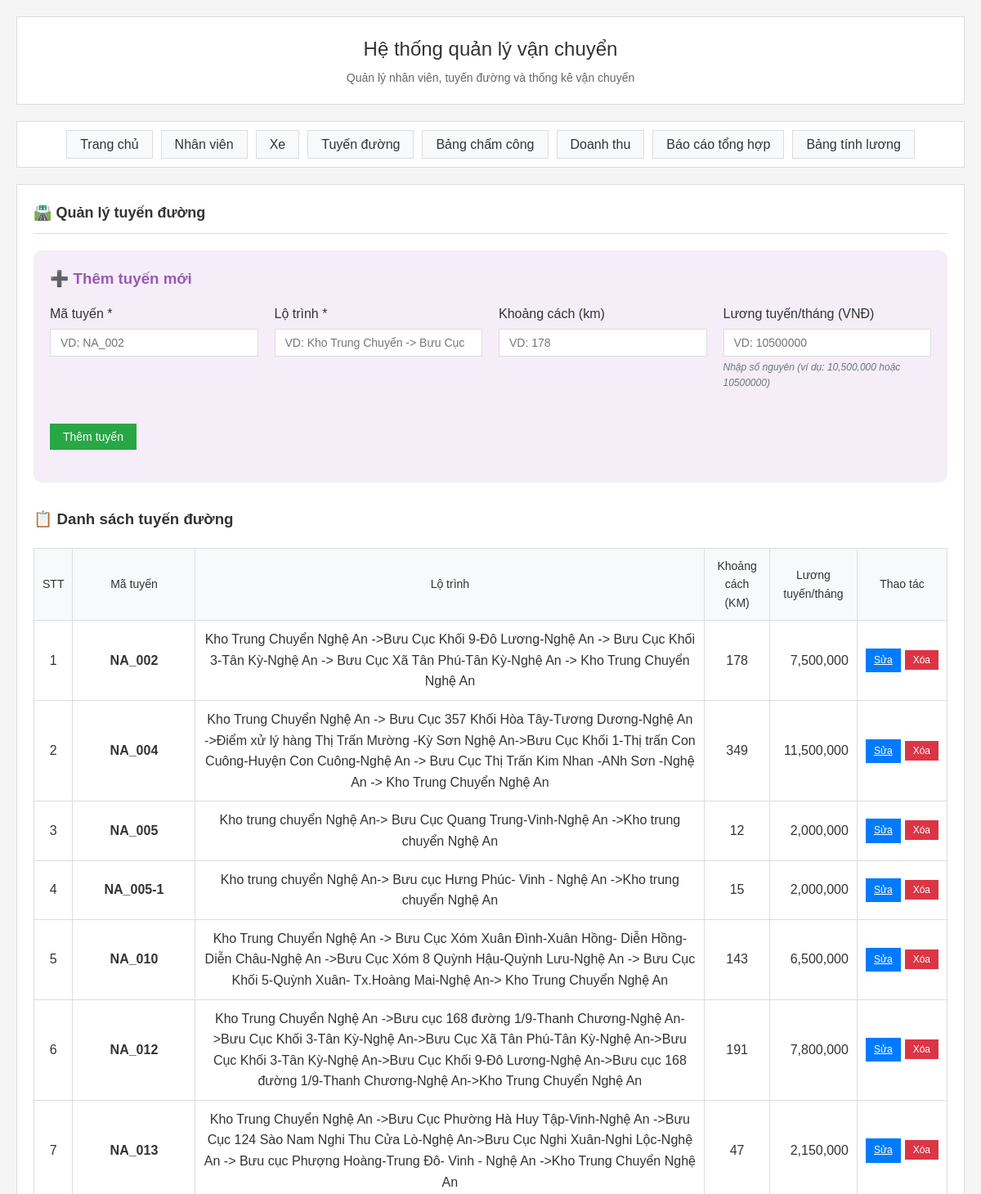
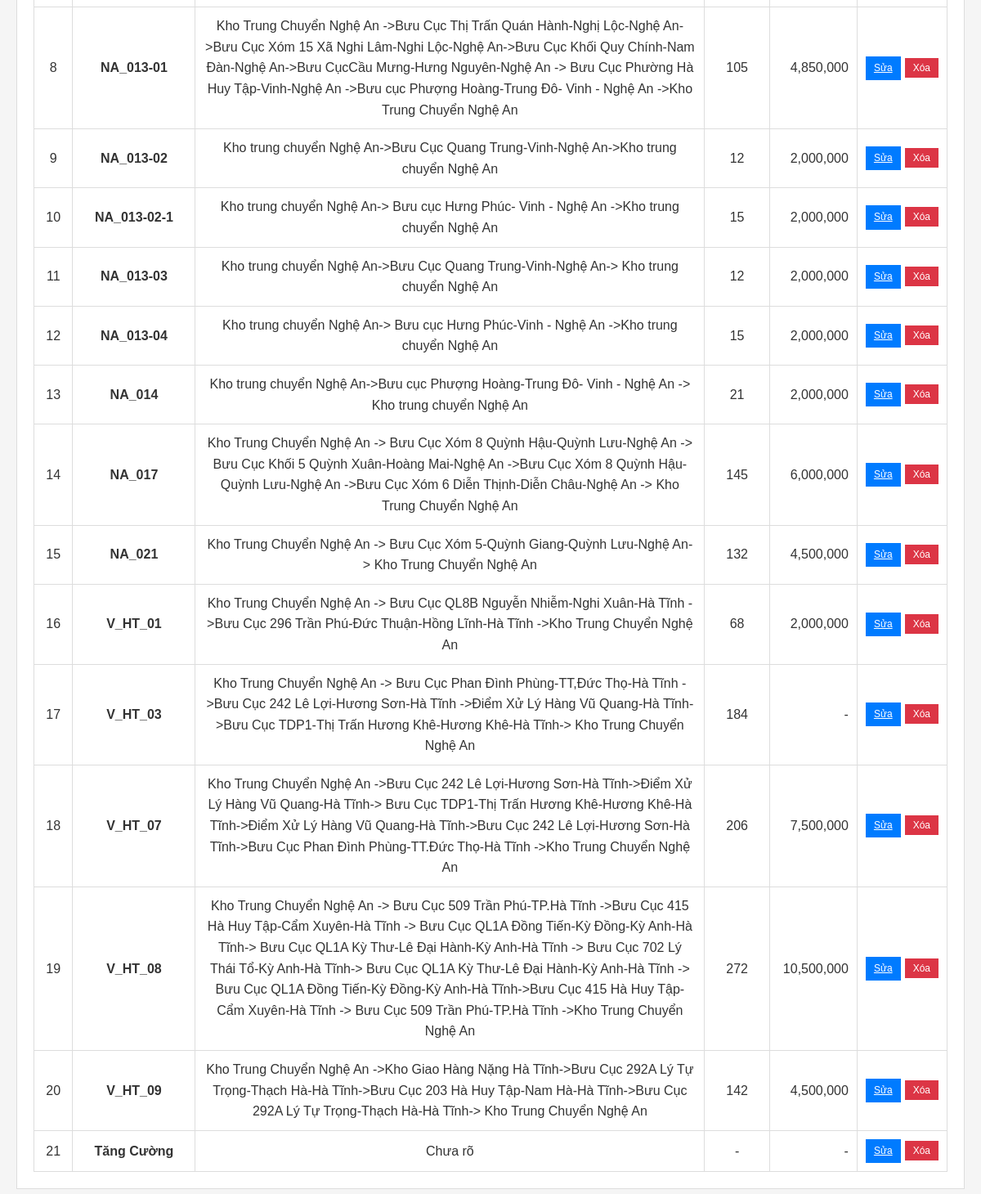
/routes, run on the app's committed database (2 pictures, top to bottom).
### main.py (models this page shows)
class Route(Base):
    __tablename__ = "routes"
    id = Column(Integer, primary_key=True, index=True)
    route_code = Column(String, nullable=False)  # NA_002, NA_004, etc.
    route_name = Column(String, nullable=False)
    distance = Column(Float)  # KM/Chuyến
    unit_price = Column(Float)  # Đơn giá
    monthly_salary = Column(Float)  # Lương tuyến/tháng
    vehicle_id = Column(Integer, ForeignKey("vehicles.id"), nullable=True)
    is_active = Column(Integer, default=1)
    status = Column(Integer, default=1)  # 1: Active, 0: Inactive
    created_at = Column(DateTime, default=datetime.utcnow)
    vehicle = relationship("Vehicle", back_populates="routes")
    daily_routes = relationship("DailyRoute", back_populates="route")

### main.py (the view)
@app.get("/routes", response_class=HTMLResponse)
async def routes_page(request: Request, db: Session = Depends(get_db)):
    routes = db.query(Route).filter(Route.is_active == 1, Route.status == 1).all()
    def sort_routes_with_tang_cuong_at_bottom(routes):
        normal_routes = [route for route in routes if route.route_code and route.route_code.strip() != "Tăng Cường"]
        tang_cuong_routes = [route for route in routes if route.route_code and route.route_code.strip() == "Tăng Cường"]
        normal_routes_sorted = sorted(normal_routes, key=lambda route: route.route_code.lower() if route.route_code else "")
        return normal_routes_sorted + tang_cuong_routes
    routes = sort_routes_with_tang_cuong_at_bottom(routes)
    return templates.TemplateResponse("routes.html", {
        "request": request,
        "routes": routes
    })

### templates/routes.html (shortened to what this page needs)
{% extends "base.html" %}
{% block content %}
<h2>🛣️ Quản lý tuyến đường</h2>
<div style="background: rgba(155, 89, 182, 0.1); padding: 20px; border-radius: 10px; margin-bottom: 30px;">
    <h3 style="color: #9b59b6; margin-bottom: 15px;">➕ Thêm tuyến mới</h3>
    <form method="post" action="/routes/add" style="display: grid; grid-template-columns: repeat(auto-fit, minmax(250px, 1fr)); gap: 20px;">
        <div class="form-group">
            <label for="route_code">Mã tuyến *</label>
            <input type="text" id="route_code" name="route_code" required placeholder="VD: NA_002">
        </div>
        <div class="form-group">
            <label for="route_name">Lộ trình *</label>
            <input type="text" id="route_name" name="route_name" required placeholder="VD: Kho Trung Chuyển -> Bưu Cục">
        </div>
        <div class="form-group">
            <label for="distance">Khoảng cách (km)</label>
            <input type="number" id="distance" name="distance" step="0.1" placeholder="VD: 178">
        </div>
        <div class="form-group">
            <label for="monthly_salary">Lương tuyến/tháng (VNĐ)</label>
            <input type="number" id="monthly_salary" name="monthly_salary" min="0" placeholder="VD: 10500000"
                   oninput="formatNumberInput(this)" onblur="validateIntegerInput(this)">
            <small class="form-help">Nhập số nguyên (ví dụ: 10,500,000 hoặc 10500000)</small>
        </div>
        <div class="form-group" style="display: flex; align-items: end;">
            <button type="submit" class="btn btn-success">Thêm tuyến</button>
        </div>
    </form>
</div>
<h3>📋 Danh sách tuyến đường</h3>
{% if routes %}
<table class="table">
    <thead>
        <tr>
            <th>STT</th>
            <th style="width: 150px;">Mã tuyến</th>
            <th>Lộ trình</th>
            <th>Khoảng cách (KM)</th>
            <th>Lương tuyến/tháng</th>
            <th>Thao tác</th>
        </tr>
    </thead>
    <tbody>
        {% for route in routes %}
        <tr>
            <td>{{ loop.index }}</td>
            <td style="white-space: nowrap;"><strong>{{ route.route_code }}</strong></td>
            <td>{{ route.route_name }}</td>
            <td>{{ "{:,.0f}".format(route.distance) if route.distance else "-" }}</td>
            <td class="number">{{ "{:,.0f}".format(route.monthly_salary) if route.monthly_salary else "-" }}</td>
            <td>
                <div style="display: flex; gap: 5px;">
                    <a href="/routes/edit/{{ route.id }}" class="btn btn-sm btn-primary" style="padding: 5px 10px; font-size: 12px;">Sửa</a>
                    <form method="post" action="/routes/delete/{{ route.id }}" style="display: inline;" onsubmit="return confirm('Bạn có chắc chắn muốn xóa tuyến này?')">
                        <button type="submit" class="btn btn-sm btn-danger" style="padding: 5px 10px; font-size: 12px;">Xóa</button>
                    </form>
                </div>
            </td>
        </tr>
        {% endfor %}
    </tbody>
</table>
{% else %}
<div style="text-align: center; padding: 40px; color: #7f8c8d;">
    <h3>🛣️ Chưa có tuyến nào</h3>
    <p>Hãy thêm tuyến đầu tiên bằng form bên trên</p>
</div>
{% endif %}
{% endblock %}

### static/style.css (style rules this page uses)
* { margin: 0; padding: 0; box-sizing: border-box; }
body { font-family: Arial, sans-serif; background-color: #f5f5f5; color: #333; line-height: 1.6; }
.content h2 { color: #333; margin-bottom: 20px; font-size: 18px; border-bottom: 1px solid #ddd; padding-bottom: 10px; }
.form-group { margin-bottom: 20px; }
.form-group label { display: block; margin-bottom: 5px; font-weight: normal; color: #333; }
.form-group input, .form-group select { width: 100%; padding: 8px 12px; border: 1px solid #ddd; font-size: 14px; background: white; }
.form-help { display: block; font-size: 12px; color: #6c757d; margin-top: 4px; font-style: italic; }
.btn { background: #007bff; color: white; padding: 8px 16px; border: none; font-size: 14px; cursor: pointer; transition: background-color 0.2s; }
.btn-success { background: #28a745; }
.btn-danger { background: #dc3545; }
.table { width: 100%; border-collapse: collapse; margin-top: 20px; background: white; border: 1px solid #ddd; }
.table th, .table td { padding: 10px; text-align: center; border-bottom: 1px solid #ddd; border-right: 1px solid #ddd; }
.table th { background: #f8f9fa; color: #333; font-weight: normal; font-size: 14px; text-align: center; }
table th, table td { text-align: center; }
thead th, th { text-align: center !important; }
.text-right, .salary-amount, .number, td.text-right, th.text-right { text-align: right !important; }

### data on the page
Route: route_code "NA_002", route_name "Kho Trung Chuyển Nghệ An ->Bưu Cục Khối 9-Đô Lương-Nghệ An -> Bưu Cục Khối 3-Tân Kỳ-Nghệ An -> Bưu Cục Xã Tân Phú-Tân Kỳ-Nghệ An -> Kho Trung Chuyển Nghệ An", distance "178", monthly_salary "7,500,000"
Route: route_code "NA_004", route_name "Kho Trung Chuyển Nghệ An -> Bưu Cục 357 Khối Hòa Tây-Tương Dương-Nghệ An ->Điểm xử lý hàng Thị Trấn Mường -Kỳ Sơn Nghệ An->Bưu Cục Khối 1-Thị trấn Con Cuông-Huyện Con Cuông-Nghệ An -> Bưu Cục Thị Trấn Kim Nhan -ANh Sơn -Nghệ An -> Kho Trung Chuyển Nghệ An", distance "349", monthly_salary "11,500,000"
Route: route_code "NA_005", route_name "Kho trung chuyển Nghệ An-> Bưu Cục Quang Trung-Vinh-Nghệ An ->Kho trung chuyển Nghệ An", distance "12", monthly_salary "2,000,000"
Route: route_code "NA_005-1", route_name "Kho trung chuyển Nghệ An-> Bưu cục Hưng Phúc- Vinh - Nghệ An ->Kho trung chuyển Nghệ An", distance "15", monthly_salary "2,000,000"
Route: route_code "NA_010", route_name "Kho Trung Chuyển Nghệ An -> Bưu Cục Xóm Xuân Đình-Xuân Hồng- Diễn Hồng-Diễn Châu-Nghệ An ->Bưu Cục Xóm 8 Quỳnh Hậu-Quỳnh Lưu-Nghệ An -> Bưu Cục Khối 5-Quỳnh Xuân- Tx.Hoàng Mai-Nghệ An-> Kho Trung Chuyển Nghệ An", distance "143", monthly_salary "6,500,000"
Route: route_code "NA_012", route_name "Kho Trung Chuyển Nghệ An ->Bưu cục 168 đường 1/9-Thanh Chương-Nghệ An->Bưu Cục Khối 3-Tân Kỳ-Nghệ An->Bưu Cục Xã Tân Phú-Tân Kỳ-Nghệ An->Bưu Cục Khối 3-Tân Kỳ-Nghệ An->Bưu Cục Khối 9-Đô Lương-Nghệ An->Bưu cục 168 đường 1/9-Thanh Chương-Nghệ An->Kho Trung Chuyển Nghệ An", distance "191", monthly_salary "7,800,000"
Route: route_code "NA_013", route_name "Kho Trung Chuyển Nghệ An ->Bưu Cục Phường Hà Huy Tập-Vinh-Nghệ An ->Bưu Cục 124 Sào Nam Nghi Thu Cửa Lò-Nghệ An->Bưu Cục Nghi Xuân-Nghi Lộc-Nghệ An -> Bưu cục Phượng Hoàng-Trung Đô- Vinh - Nghệ An ->Kho Trung Chuyển Nghệ An", distance "47", monthly_salary "2,150,000"
Route: route_code "NA_013-01", route_name "Kho Trung Chuyển Nghệ An ->Bưu Cục Thị Trấn Quán Hành-Nghị Lộc-Nghệ An->Bưu Cục Xóm 15 Xã Nghi Lâm-Nghi Lộc-Nghệ An->Bưu Cục Khối Quy Chính-Nam Đàn-Nghệ An->Bưu CụcCầu Mưng-Hưng Nguyên-Nghệ An -> Bưu Cục Phường Hà Huy Tập-Vinh-Nghệ An ->Bưu cục Phượng Hoàng-Trung Đô- Vinh - Nghệ An ->Kho Trung Chuyển Nghệ An", distance "105", monthly_salary "4,850,000"
Route: route_code "NA_013-02", route_name "Kho trung chuyển Nghệ An->Bưu Cục Quang Trung-Vinh-Nghệ An->Kho trung chuyển Nghệ An", distance "12", monthly_salary "2,000,000"
Route: route_code "NA_013-02-1", route_name "Kho trung chuyển Nghệ An-> Bưu cục Hưng Phúc- Vinh - Nghệ An ->Kho trung chuyển Nghệ An", distance "15", monthly_salary "2,000,000"
Route: route_code "NA_013-03", route_name "Kho trung chuyển Nghệ An->Bưu Cục Quang Trung-Vinh-Nghệ An-> Kho trung chuyển Nghệ An", distance "12", monthly_salary "2,000,000"
Route: route_code "NA_013-04", route_name "Kho trung chuyển Nghệ An-> Bưu cục Hưng Phúc-Vinh - Nghệ An ->Kho trung chuyển Nghệ An", distance "15", monthly_salary "2,000,000"
Route: route_code "NA_014", route_name "Kho trung chuyển Nghệ An->Bưu cục Phượng Hoàng-Trung Đô- Vinh - Nghệ An -> Kho trung chuyển Nghệ An", distance "21", monthly_salary "2,000,000"
Route: route_code "NA_017", route_name "Kho Trung Chuyển Nghệ An -> Bưu Cục Xóm 8 Quỳnh Hậu-Quỳnh Lưu-Nghệ An -> Bưu Cục Khối 5 Quỳnh Xuân-Hoàng Mai-Nghệ An ->Bưu Cục Xóm 8 Quỳnh Hậu-Quỳnh Lưu-Nghệ An ->Bưu Cục Xóm 6 Diễn Thịnh-Diễn Châu-Nghệ An -> Kho Trung Chuyển Nghệ An", distance "145", monthly_salary "6,000,000"
Route: route_code "NA_021", route_name "Kho Trung Chuyển Nghệ An -> Bưu Cục Xóm 5-Quỳnh Giang-Quỳnh Lưu-Nghệ An-> Kho Trung Chuyển Nghệ An", distance "132", monthly_salary "4,500,000"
Route: route_code "V_HT_01", route_name "Kho Trung Chuyển Nghệ An -> Bưu Cục QL8B Nguyễn Nhiễm-Nghi Xuân-Hà Tĩnh ->Bưu Cục 296 Trần Phú-Đức Thuận-Hồng Lĩnh-Hà Tĩnh ->Kho Trung Chuyển Nghệ An", distance "68", monthly_salary "2,000,000"
Route: route_code "V_HT_03", route_name "Kho Trung Chuyển Nghệ An -> Bưu Cục Phan Đình Phùng-TT,Đức Thọ-Hà Tĩnh ->Bưu Cục 242 Lê Lợi-Hương Sơn-Hà Tĩnh ->Điểm Xử Lý Hàng Vũ Quang-Hà Tĩnh->Bưu Cục TDP1-Thị Trấn Hương Khê-Hương Khê-Hà Tĩnh-> Kho Trung Chuyển Nghệ An", distance "184", monthly_salary "-"
Route: route_code "V_HT_07", route_name "Kho Trung Chuyển Nghệ An ->Bưu Cục 242 Lê Lợi-Hương Sơn-Hà Tĩnh->Điểm Xử Lý Hàng Vũ Quang-Hà Tĩnh-> Bưu Cục TDP1-Thị Trấn Hương Khê-Hương Khê-Hà Tĩnh->Điểm Xử Lý Hàng Vũ Quang-Hà Tĩnh->Bưu Cục 242 Lê Lợi-Hương Sơn-Hà Tĩnh->Bưu Cục Phan Đình Phùng-TT.Đức Thọ-Hà Tĩnh ->Kho Trung Chuyển Nghệ An", distance "206", monthly_salary "7,500,000"
Route: route_code "V_HT_08", route_name "Kho Trung Chuyển Nghệ An -> Bưu Cục 509 Trần Phú-TP.Hà Tĩnh ->Bưu Cục 415 Hà Huy Tập-Cẩm Xuyên-Hà Tĩnh -> Bưu Cục QL1A Đồng Tiến-Kỳ Đồng-Kỳ Anh-Hà Tĩnh-> Bưu Cục QL1A Kỳ Thư-Lê Đại Hành-Kỳ Anh-Hà Tĩnh -> Bưu Cục 702 Lý Thái Tổ-Kỳ Anh-Hà Tĩnh-> Bưu Cục QL1A Kỳ Thư-Lê Đại Hành-Kỳ Anh-Hà Tĩnh -> Bưu Cục QL1A Đồng Tiến-Kỳ Đồng-Kỳ Anh-Hà Tĩnh->Bưu Cục 415 Hà Huy Tập-Cẩm Xuyên-Hà Tĩnh -> Bưu Cục 509 Trần Phú-TP.Hà Tĩnh ->Kho Trung Chuyển Nghệ An", distance "272", monthly_salary "10,500,000"
Route: route_code "V_HT_09", route_name "Kho Trung Chuyển Nghệ An ->Kho Giao Hàng Nặng Hà Tĩnh->Bưu Cục 292A Lý Tự Trọng-Thạch Hà-Hà Tĩnh->Bưu Cục 203 Hà Huy Tập-Nam Hà-Hà Tĩnh->Bưu Cục 292A Lý Tự Trọng-Thạch Hà-Hà Tĩnh-> Kho Trung Chuyển Nghệ An", distance "142", monthly_salary "4,500,000"
Route: route_code "Tăng Cường", route_name "Chưa rõ", distance "-", monthly_salary "-"
